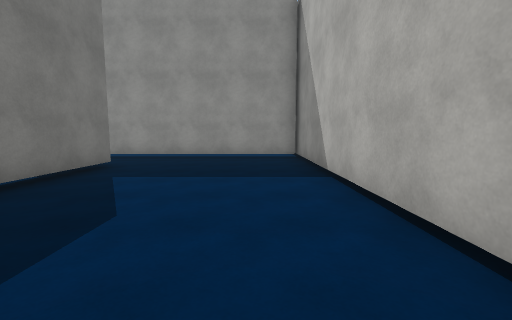
[1] (above)

24 first-person views from a walk through a Unity game level. The camera is 1.5 m above the floor, tilts 6° down and sees 90° across. The floor is counted in squares, 2 m on a side. Each view is taken from the middle of a square. On the plan, view 1 faces up. The plan holds only what a view shows up to about 9 squares ahead; the rest is blank. The place goes on beyond the plan. The player character is not drawn. Surface patterns are stand-ins for the level's own textures.

[2]
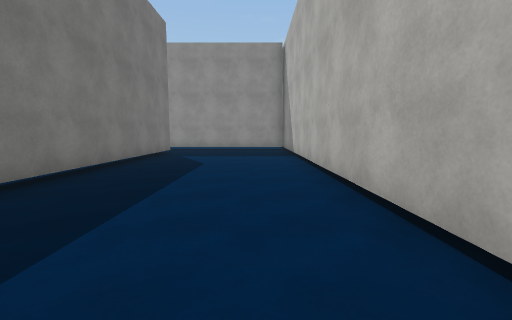

[3]
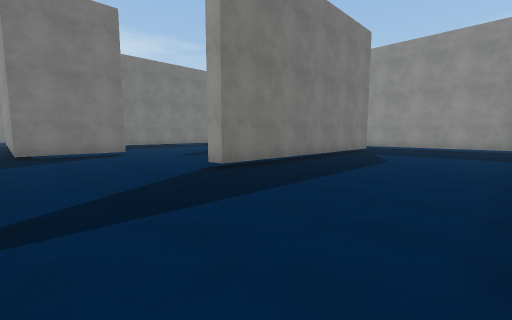

[4]
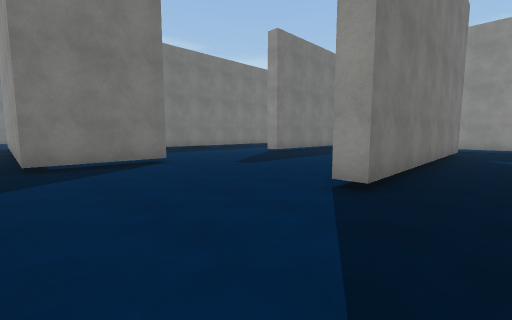

[5]
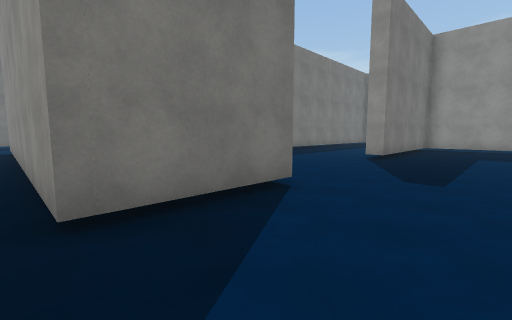

[6]
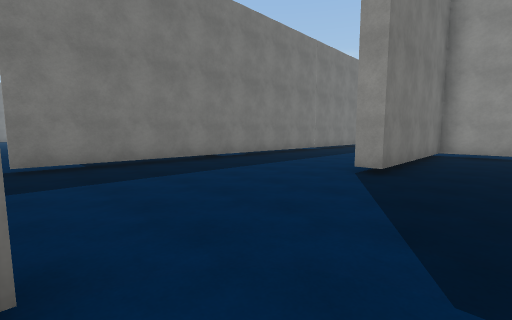

[7]
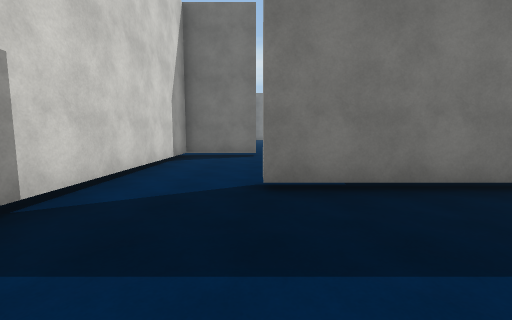

[8]
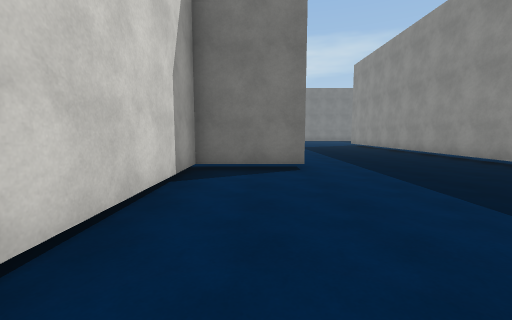

[9]
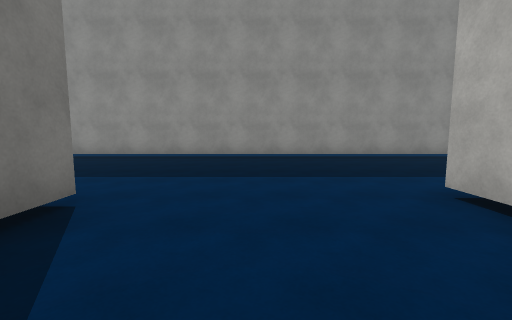

[10]
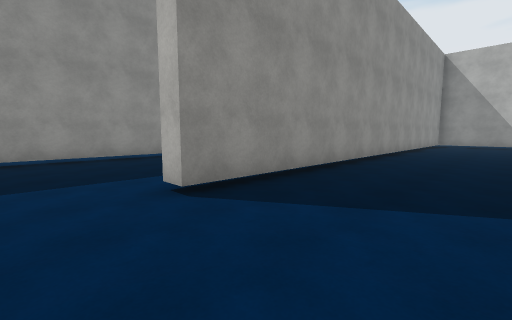

[11]
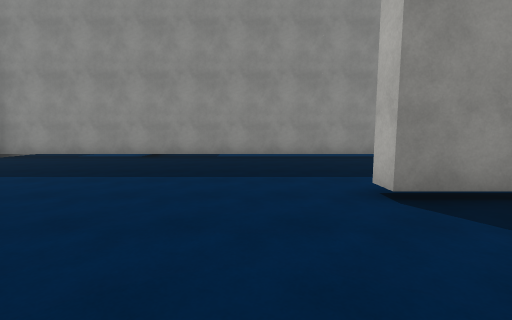

[12]
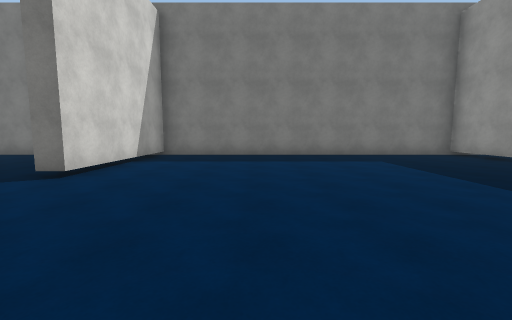

[13]
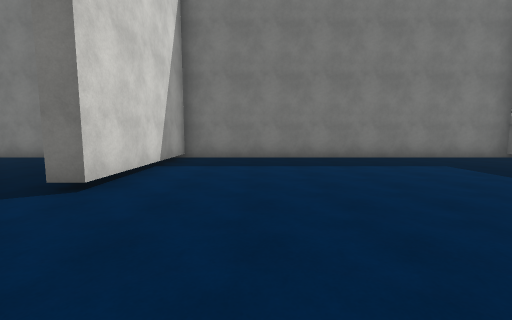

[14]
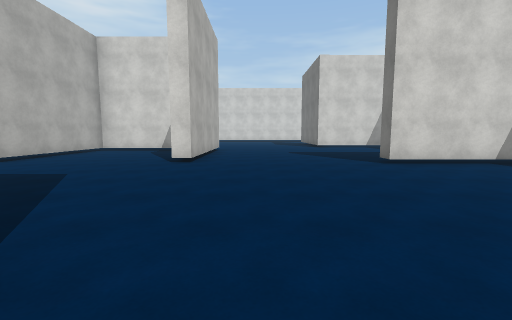

[15]
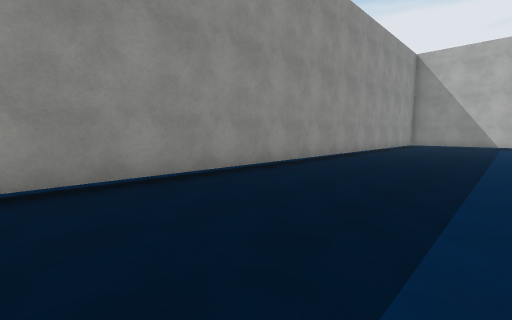

[16]
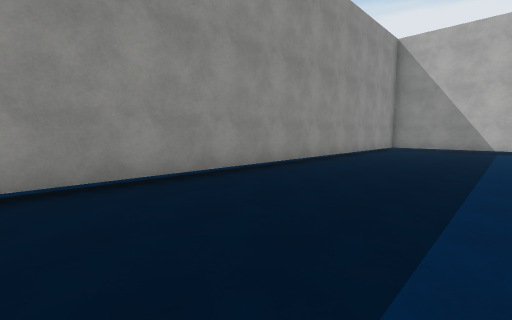

[17]
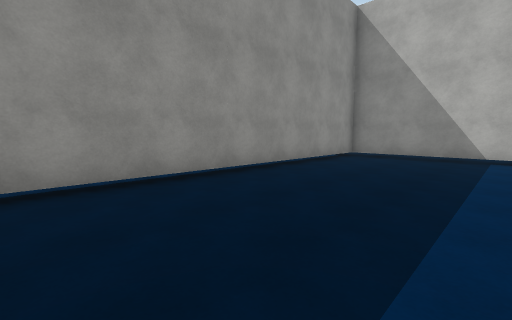

[18]
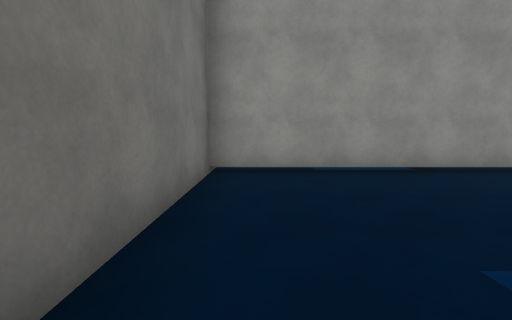

[19]
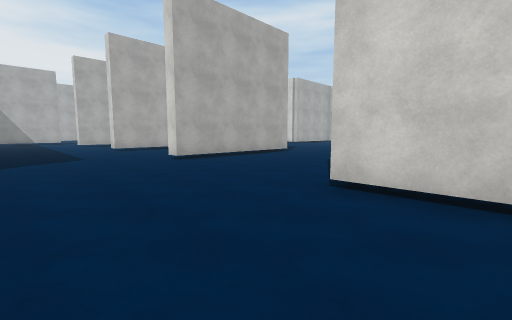

[20]
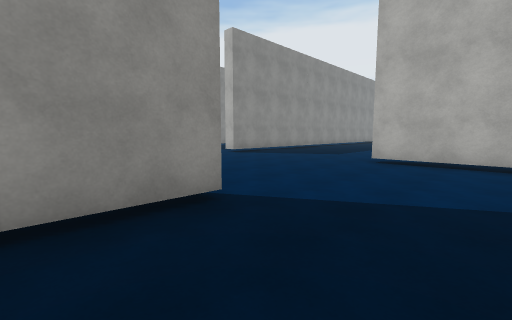

[21]
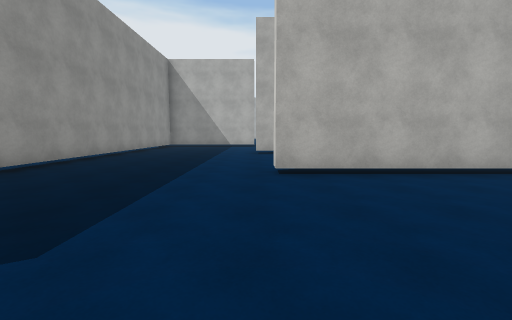

[22]
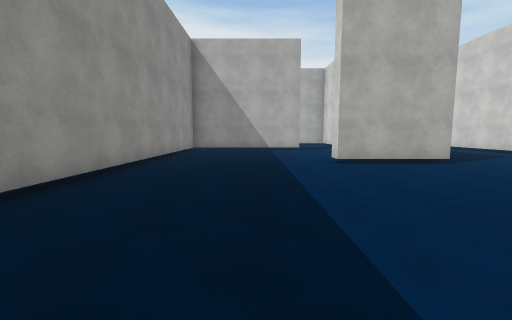

[23]
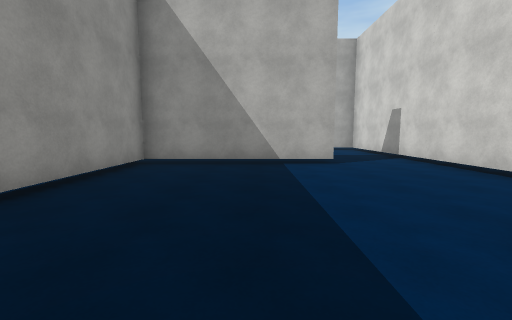

[24]
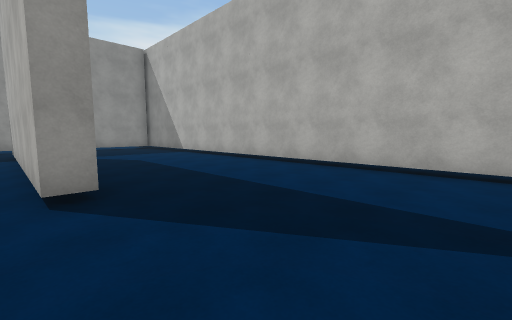

### Floor plan
Key: @ floor where view 1 was taken; # wall or solid block; . floor; T thing the floor can be seen under or through.
Columns run from 38 left of view 1 to 2 right of it. Each row starts with its distance up from view 1.
  9  .... .......                 ..  ......
  8 #TTTTTTTTTTTT#############   ###  #######
  7 #........................#   #... ......#
  6 #........................#.. #... ......#
  5 #........................#...#... .#....#
  4 #........................#...#... .#....#
  3 #.........################...#... .#....#
  2 #........................#....... .#....#
  1 #........................#.........#....#
  0 #........................#.........#..@.#
 -1 #........................#.........#....#
 -2 #...................#.........#.........#
 -3 #####.....#....#....#.........#.........#
 -4    .......#....#....#.........#.........#
 -5    .......#....# ...###########.........#

Where each view was taken, in squares from view 1:
view 1: 0 up, 0 right, facing up
view 2: 4 down, 0 right, facing up
view 3: 5 down, 1 right, facing up-left
view 4: 5 down, 2 left, facing up-left
view 5: 5 down, 6 left, facing up-left
view 6: 2 down, 7 left, facing up-left
view 7: 2 down, 10 left, facing left
view 8: 3 down, 13 left, facing left
view 9: 5 down, 21 left, facing up
view 10: 0 up, 30 left, facing up-right
view 11: 0 up, 30 left, facing up
view 12: 1 up, 29 left, facing left
view 13: 0 up, 30 left, facing left
view 14: 4 up, 30 left, facing down
view 15: 4 up, 29 left, facing up-right
view 16: 4 up, 26 left, facing up-right
view 17: 4 up, 22 left, facing up-right
view 18: 3 up, 37 left, facing up
view 19: 1 up, 35 left, facing down-right
view 20: 5 down, 35 left, facing up-right
view 21: 2 down, 28 left, facing right
view 22: 0 up, 25 left, facing right
view 23: 0 up, 20 left, facing right
view 24: 5 down, 4 left, facing up-right
